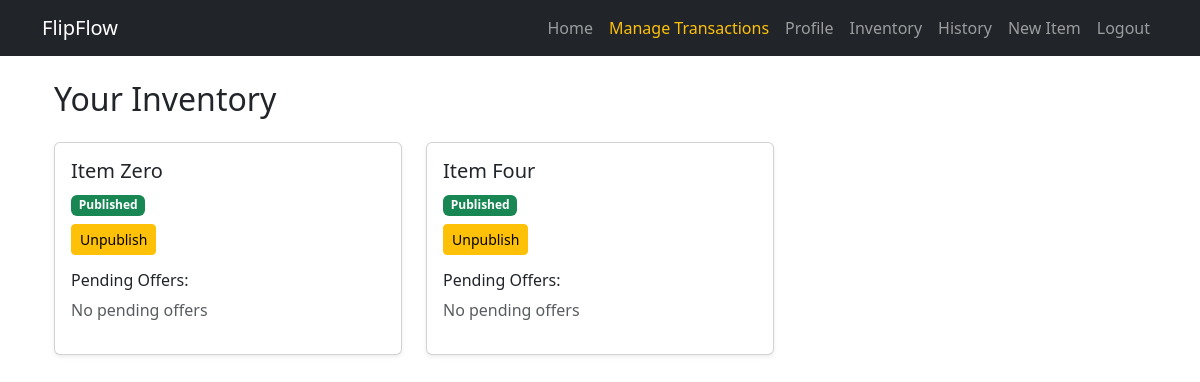
Before: /Market/inventory/ (signed in) with the older database file.
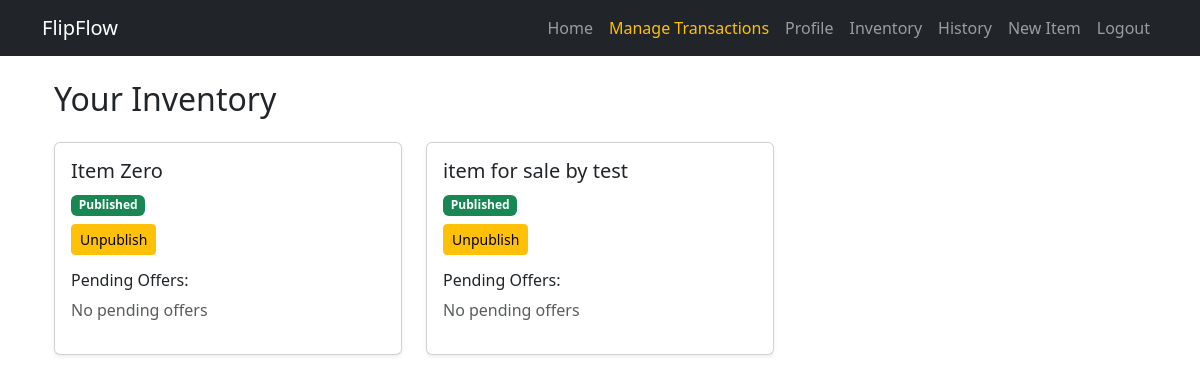
After: the same page with the newer database file.
### Item/models.py (models this page shows, shortened)
class Item(models.Model):
    Item_name= models.CharField(max_length=100, verbose_name="Item Name")
    Item_img = models.ImageField(upload_to=custom_upload_to,blank=True,null=True)
    Item_owner=models.ForeignKey(User,blank=True, null=True,verbose_name=_("Item Owner"), on_delete=models.CASCADE,related_name='item_owner')
    Item_description= models.TextField(verbose_name="Item Description")
    Item_price= models.DecimalField(max_digits=10, decimal_places=2, verbose_name="Item Price")
    Item_quantity= models.IntegerField(verbose_name="Item Quantity")
    Item_published=models.BooleanField(_("Item Published"), default=False, help_text=_("Is this item published?"))
    Item_createdat=models.DateTimeField(_("Item Created At"), auto_now_add=True)
    Item_category=models.ForeignKey('Category',on_delete=models.CASCADE,blank=True,null=True)
    Item_slug = models.SlugField(blank=True,null=True,unique=True)
    class Meta:
        verbose_name = _("Item")
        verbose_name_plural = _("Items")

### Market/views.py (the view, shortened to what this page needs)
# urls.py: path('inventory/', views.inventory, name='inventory'),
@login_required
def inventory(request):
    user_items = Item.objects.filter(Item_owner=request.user)
    pending_offers = Transaction.objects.filter(
        user_to=request.user, transaction_type='buy', transaction_status='pending'
    )
    return render(request, "inventory.html", {"items": user_items, "offers": pending_offers})

### Market/templates/inventory.html (shortened to what this page needs)
{% extends "base.html" %}
{% block body %}
<div class="container mt-4">
    <h2 class="mb-4">Your Inventory</h2>
    <div class="row">
        {% for item in items %}
        <div class="col-md-4">
            <div class="card mb-4 shadow-sm">
                <div class="card-body">
                    <h5 class="card-title">{{ item.Item_name }}</h5>
                    {% if item.Item_published %}
                        <span class="badge bg-success">Published</span>
                    {% else %}
                        <span class="badge bg-danger">Unpublished</span>
                    {% endif %}
                    <form method="POST" class="mt-2">
                        {% if item.Item_published %}
                            <button type="submit" name="action" value="unpublish" class="btn btn-warning btn-sm">Unpublish</button>
                        {% else %}
                            <button type="submit" name="action" value="publish" class="btn btn-success btn-sm">Publish</button>
                        {% endif %}
                    </form>
                    <h6 class="mt-3">Pending Offers:</h6>
                    {% for offer in offers %}
                        {% if offer.items.id == item.id %}
                            <div class="border p-2 mb-2">
                                <p class="mb-1">
                                    <strong>${{ offer.amount }}</strong> from <em>{{ offer.user_from }}</em>
                                </p>
                                <a href="{% url 'Market:sell' offer.id %}" class="btn btn-primary btn-sm">Review Offer</a>
                            </div>
                        {% endif %}
                    {% empty %}
                        <p class="text-muted">No pending offers</p>
                    {% endfor %}
                </div>
            </div>
        </div>
        {% empty %}
        <p class="text-muted">You have no items in your inventory.</p>
        {% endfor %}
    </div>
</div>
{% endblock %}

Changed rows visible on the page:
removed Item: Item_name "Item Four", Item_published "Published"
added Item: Item_name "item for sale by test", Item_published "Published"
